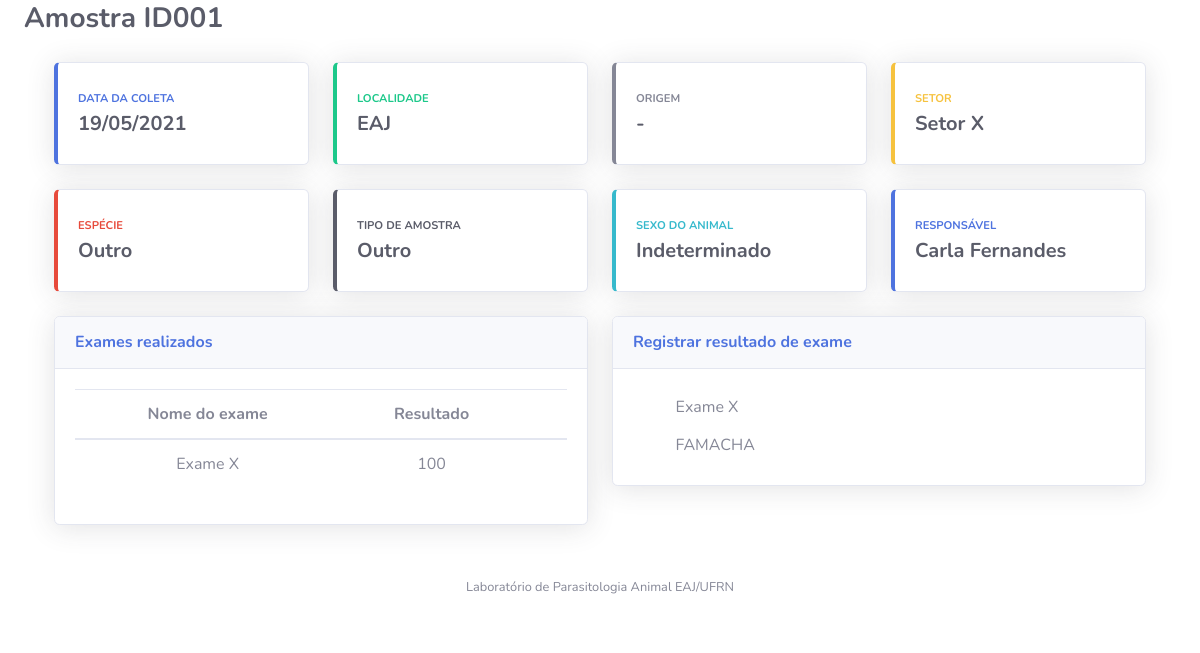
Page /detalhes/75 on the committed database.
### Amostra/models.py (models this page shows, shortened)
class Amostra(models.Model):
    identificacao = models.CharField(max_length=10)
    origem = models.CharField(max_length=200)
    responsavel = models.ForeignKey(User, on_delete=models.CASCADE, null = True, related_name='amostras')
    localidade = models.ForeignKey(Local, on_delete=models.CASCADE, null = True, related_name='local')
    setor = models.CharField(max_length=200)
    data_coleta = models.DateField(default=date.today)
    tipo_amostra = models.CharField(max_length=2, choices=TIPOS_AMOSTRA, default='OU')
    especie_animal = models.CharField(max_length=2, choices=ESPECIES_ANIMAIS,default='OU')
    sexo_animal = models.CharField(max_length=1, choices=SEXO, default='I')
    status = models.BooleanField(default=True)
    exames = models.ManyToManyField(Exame, through='RealizacaoExame')
    created_at = models.DateField(default=date.today, null=True, blank=True)
    class Meta:
        ordering = ['-data_coleta','-id']

class RealizacaoExame(models.Model):
    exame = models.ForeignKey(Exame, on_delete=models.CASCADE)
    amostra = models.ForeignKey(Amostra, on_delete=models.CASCADE)
    resultado_numerico = models.IntegerField(null=True)
    resultado_textual = models.CharField(max_length=200, blank=True, null=True)
    created_at = models.DateField(default=date.today, null=True, blank=True)
    data = models.DateField(default=date.today)

### Local/models.py (models this page shows)
class Local(models.Model):
    nome = models.CharField(max_length=200)
    def __str__(self):
        return self.nome

### Exame/models.py (models this page shows, shortened)
class Exame(models.Model):
    nome = models.CharField(max_length=200, unique=True)
    status = models.BooleanField(default=True)
    tipo_resultado = models.CharField(max_length=3, choices=TIPOS_RESULTADO, default='NUM', null=True)
    class Meta:
        ordering = ('nome',)

### Amostra/views.py (the view)
# urls.py: path('detalhes/<int:pk>', views.detalhes, name='detalhes'),
def detalhes(request, pk):
    amostra = Amostra.objects.filter(pk=pk)[0]
    resultados_exames = RealizacaoExame.objects.filter(amostra_id=pk)
    exames_cadastrados = Exame.objects.all()
    quinze = date.today() - timedelta(days=15)
    dez = date.today() - timedelta(days=10)
    if amostra.data_coleta <= quinze:
        alerta = "#e74a3b"
    elif amostra.data_coleta <= dez:
        alerta = "#f6c23e"
    else:
        alerta = None
    context = {
        'amostra':amostra,
        'lista_exames': resultados_exames,
        'exames_cadastrados': exames_cadastrados,
        'alerta': alerta
    }
    return render(request, 'Amostra/amostra_detail.html', context)

### Amostra/context_processors.py (called while the page is built)
def amostras_pendentes(request):
    if (request.user.is_authenticated):
        amostras = Amostra.objects.filter(
            responsavel=request.user, status=True,
            data_coleta__lte = date.today()- timedelta(days=10))
    else:
        amostras = Amostra.objects.filter(
            status=True,
            data_coleta__lte = date.today()- timedelta(days=10))
    return {
        'amostras_pendentes_count': amostras.count(),
        'amostras_pendentes': amostras.order_by('data_coleta')
    }

### Usuario/models.py (called while the page is built)
    def __str__(self):
        return "{} {}".format(self.first_name, self.last_name)

### templates/Amostra/amostra_detail.html (shortened to what this page needs)
{% extends "base.html" %}
{% load bootstrap4 %}
{% block titulo %}
Amostra {{ amostra.identificacao }}
	{% if alerta != None %}
		<i class="fas fa-exclamation-triangle" style="color:{{alerta}}"></i>
	{% endif %}
{% endblock %}
{% block titulo_lateral %}
{% if amostra.status %}
	<a href="{% url 'amostra:editar' pk=amostra.pk %}?next={{ request.path }}" class="btn btn-warning-outline"
	data-toggle="tooltip" title="Editar">
	<i class="fas fa-pencil-alt" style="color:#4e73df"></i>
	</a>
	<a href="" class="btn btn-danger-outline" data-toggle="modal" data-target="#fm-modal-grid-{{amostra.pk}}"
			data-tt="tooltip" title="Deletar">
			<i class="fa fa-trash" aria-hidden="true" style="color:#e74a3b"></i>
	</a>
	<a href="" class="btn btn-danger-outline" data-toggle="modal" data-target="#mudar-status-{{amostra.pk}}"
		data-tt="tooltip" title="Finalizar amostra">
		<i class="fas fa-check" aria-hidden="true" style="color:#20c9a6"></i>
	</a>
{% endif %}
{% endblock %}
{% block content %}
<div class="container">
	<div class="row">
		<div class="col-xl-3 col-md-6 mb-4">
		  <div class="card border-left-primary shadow h-100 py-2">
			<div class="card-body">
			  <div class="row no-gutters align-items-center">
				<div class="col mr-2">
				  <div class="text-xs font-weight-bold text-primary text-uppercase mb-1">Data da coleta</div>
				  <div class="h5 mb-0 font-weight-bold text-gray-800">{{amostra.data_coleta|date:"d/m/Y"}}</div>
				</div>
				<div class="col-auto">
				  <i class="fas fa-calendar fa-2x text-gray-300"></i>
				</div>
			  </div>
			</div>
		  </div>
		</div>
		<div class="col-xl-3 col-md-6 mb-4">
		  <div class="card border-left-success shadow h-100 py-2">
			<div class="card-body">
			  <div class="row no-gutters align-items-center">
				<div class="col mr-2">
				  <div class="text-xs font-weight-bold text-success text-uppercase mb-1">Localidade</div>
				  <div class="h5 mb-0 font-weight-bold text-gray-800">{{amostra.localidade}}</div>
				</div>
				<div class="col-auto">
				  <i class="fas fa-map-marked-alt fa-2x text-gray-300"></i>
				</div>
			  </div>
			</div>
		  </div>
		</div>
		<div class="col-xl-3 col-md-6 mb-4">
		  <div class="card border-left-secondary shadow h-100 py-2">
			<div class="card-body">
			  <div class="row no-gutters align-items-center">
				<div class="col mr-2">
				  <div class="text-xs font-weight-bold text-secondary text-uppercase mb-1">Origem</div>
				  <div class="row no-gutters align-items-center">
					<div class="col-auto">
					  <div class="h5 mb-0 mr-3 font-weight-bold text-gray-800">{{amostra.origem}}</div>
					</div>
				  </div>
				</div>
				<div class="col-auto">
				  <i class="fas fa-warehouse fa-2x text-gray-300"></i>
				</div>
			  </div>
			</div>
		  </div>
		</div>
		<div class="col-xl-3 col-md-6 mb-4">
		  <div class="card border-left-warning shadow h-100 py-2">
			<div class="card-body">
			  <div class="row no-gutters align-items-center">
				<div class="col mr-2">
				  <div class="text-xs font-weight-bold text-warning text-uppercase mb-1">Setor</div>
				  <div class="h5 mb-0 font-weight-bold text-gray-800">{{amostra.setor}}</div>
				</div>
				<div class="col-auto">
				  <i class="fas fa-vector-square fa-2x text-gray-300"></i>
				</div>
			  </div>
			</div>
		  </div>
		</div>
	  </div>
	  <div class="row">
		<div class="col-xl-3 col-md-6 mb-4">
		  <div class="card border-left-danger shadow h-100 py-2">
			<div class="card-body">
			  <div class="row no-gutters align-items-center">
				<div class="col mr-2">
				  <div class="text-xs font-weight-bold text-danger text-uppercase mb-1">Espécie</div>
				  <div class="h5 mb-0 font-weight-bold text-gray-800">{{amostra.get_especie_animal_display}}</div>
				</div>
				<div class="col-auto">
				  <i class="fas fa-paw fa-2x text-gray-300"></i>
				</div>
			  </div>
			</div>
		  </div>
		</div>
		<div class="col-xl-3 col-md-6 mb-4">
		  <div class="card border-left-dark shadow h-100 py-2">
			<div class="card-body">
			  <div class="row no-gutters align-items-center">
				<div class="col mr-2">
				  <div class="text-xs font-weight-bold text-dark text-uppercase mb-1">Tipo de amostra</div>
				  <div class="h5 mb-0 font-weight-bold text-gray-800">{{amostra.get_tipo_amostra_display}}</div>
				</div>
				<div class="col-auto">
				  <i class="fas fa-syringe fa-2x text-gray-300"></i>
				</div>
			  </div>
			</div>
		  </div>
		</div>
		<div class="col-xl-3 col-md-6 mb-4">
		  <div class="card border-left-info shadow h-100 py-2">
			<div class="card-body">
			  <div class="row no-gutters align-items-center">
				<div class="col mr-2">
				  <div class="text-xs font-weight-bold text-info text-uppercase mb-1">Sexo do animal</div>
				  <div class="row no-gutters align-items-center">
					<div class="col-auto">
					  <div class="h5 mb-0 mr-3 font-weight-bold text-gray-800">{{amostra.get_sexo_animal_display}}</div>
					</div>
				  </div>
				</div>
				<div class="col-auto">
				  <i class="fas fa-venus-mars fa-2x text-gray-300"></i>
				</div>
			  </div>
			</div>
		  </div>
		</div>
		<div class="col-xl-3 col-md-6 mb-4">
		  <div class="card border-left-primary shadow h-100 py-2">
			<div class="card-body">
			  <div class="row no-gutters align-items-center">
				<div class="col mr-2">
				  <div class="text-xs font-weight-bold text-primary text-uppercase mb-1">Responsável</div>
				  <div class="h5 mb-0 font-weight-bold text-gray-800">{{amostra.responsavel}}</div>
				</div>
				<div class="col-auto">
				  <i class="fas fa-user fa-2x text-gray-300"></i>
				</div>
			  </div>
			</div>
		  </div>
		</div>
	  </div>
	<div class="row">
		<div class="col-6">
			<div class="card shadow mb-4">
				<div class="card-header py-3">
					<h6 class="m-0 font-weight-bold text-primary">Exames realizados</h6>
				</div>
				<div class="card-body">
					{% if lista_exames %}
						<table class="table" cellspacing="0" width="100%">
							<thead >
								<th><center>Nome do exame</center></th>
								<th><center>Resultado</center></th>
								<th></th>
							</thead>
							<tbody>
								{% for exame in lista_exames %}
									<tr>
										<td><center>{{exame.exame.nome}}</center></td>
										<td>
											{% if exame.exame.tipo_resultado == 'NUM' %}
											<center>{{ exame.resultado_numerico }}</center>
											{% else %}
											<center>{{ exame.resultado_textual }}</center>
											{% endif %}
										</td>
									</tr>
								{% endfor %}
						</table>
					{% else %}
						<h5>Não foram realizados exames nessa amostra.</h5>
					{% endif %}
				</div>
			</div>
		</div>
		{% if amostra.status %}
		<div class="col-6">
			<div class="card shadow mb-4">
				<div class="card-header py-3">
					<h6 class="m-0 font-weight-bold text-primary">Registrar resultado de exame</h6>
				</div>
				<div class="card-body">
					{% for exame in exames_cadastrados %}
						<a href="{% url 'exame:adicionar_exame_amostra' pk=amostra.pk exame=exame.pk %}" class="btn btn-success-outline" data-toggle="tooltip" title="Registrar resultado">
							<i class="fas fa-plus" aria-hidden="true" style="color:#165d08"></i>
						</a>
						{{exame.nome}}
						<br>
					{% endfor %}
				</div>
			</div>
		</div>
		{% endif %}
	</div>
  </div>
{% endblock %}

### rows in the picture
Amostra: identificacao "ID001", data_coleta "19/05/2021", localidade "EAJ", origem "-", setor "Setor X", especie_animal "Outro", tipo_amostra "Outro", sexo_animal "Indeterminado", responsavel "Carla Fernandes"
RealizacaoExame: exame.nome "Exame X", resultado_numerico "100"
Exame: nome "Exame X"
Exame: nome "FAMACHA"
